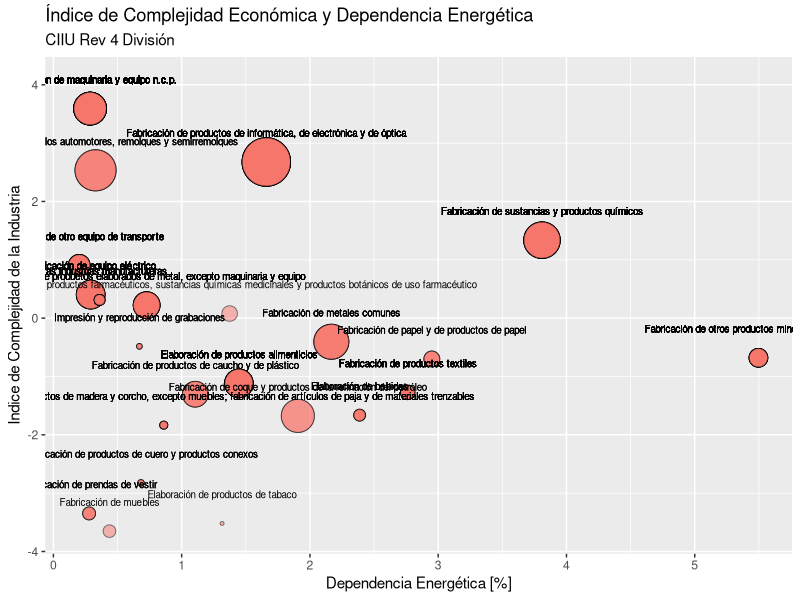

The R source for this figure:
# Libraries
library(ggplot2)
library(dplyr)
#library(hrbrthemes)
library(viridis)
library(ggrepel)

setwd("/home/milo/Documents/egtp/iniciativas/honduras")

industrias = read.csv("energia_complejidad_industrias.csv")

industrias_plot = ggplot(industrias, 
       aes(x = share_energy, y = pci, size = PROD, fill = "blue", label = division_titulo)) +
  geom_point(alpha = .5, 
             shape = 21) + geom_text(nudge_y = 0.5, size = 2.5) + 
  scale_size_continuous(range = c(1, 16)) + 
  labs(title = "Índice de Complejidad Económica y Dependencia Energética",
       subtitle = "CIIU Rev 4 División",
       x = "Dependencia Energética [%]",
       y = "Indice de Complejidad de la Industria") +
  theme(legend.position = "none") 

industrias_plot 
